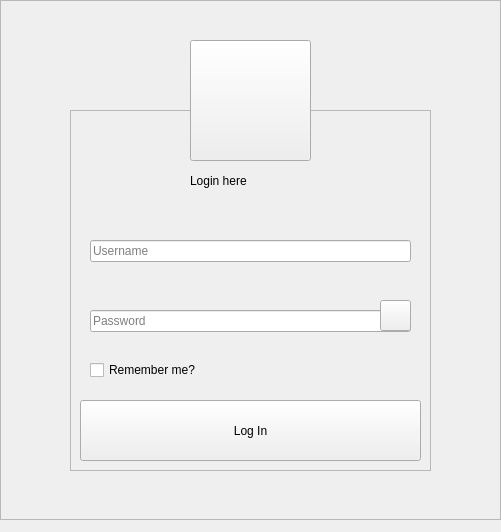
<?xml version="1.0" encoding="UTF-8"?>
<ui version="4.0">
 <class>Authorization</class>
 <widget class="QWidget" name="Authorization">
  <property name="geometry">
   <rect>
    <x>0</x>
    <y>0</y>
    <width>501</width>
    <height>532</height>
   </rect>
  </property>
  <property name="maximumSize">
   <size>
    <width>501</width>
    <height>532</height>
   </size>
  </property>
  <property name="windowTitle">
   <string>Authorization</string>
  </property>
  <property name="styleSheet">
   <string notr="true">*
{
	font-family:century gothic;
	font-size:24px;
}

#frame
{
	background:#333;
	border-radius:22px;
}

#frame_2
{
	background:url(C:\Users\Wester35\Downloads\sgustok_fraktal_sirenevyj_132619_1600x1200.jpg);
	border-radius:10px;
}

#pushButton
{
color:white;
background:#4B0082;
border-radius:15px;
transition: background 1s;
}

#pushButton:hover
{
	color:#4B0082;
	background:#696969;
	border-radius:15px;

}

#pushButton:pressed 
{
background-color: #483D8B;
transform: scale(0.9);
}

QToolButton
{
background:#4B0082;
border-radius:60px;
}

QMainWindow
{
background:url('resources/sgustok_fraktal_sirenevyj_132619_1600x1200.jpg');
}

QLineEdit
{
background:transparent;
border:none;
color:#717072;
border-bottom:1px solid #717072;
}

#checkPassword
{
background:#333;
color:white;
border-radius:15px;
transition: background 1s;
}

#checkPassword:hover
{
background:#4B0082;
border-radius:15px;
}

#checkPassword:pressed
{
background:#483D8B;
transform: scale(0.9);
}

QCheckBox {
    font-size: 16px;
}

</string>
  </property>
  <widget class="QFrame" name="frame">
   <property name="geometry">
    <rect>
     <x>70</x>
     <y>110</y>
     <width>361</width>
     <height>361</height>
    </rect>
   </property>
   <property name="frameShape">
    <enum>QFrame::Shape::StyledPanel</enum>
   </property>
   <property name="frameShadow">
    <enum>QFrame::Shadow::Raised</enum>
   </property>
   <widget class="QLabel" name="label">
    <property name="geometry">
     <rect>
      <x>120</x>
      <y>50</y>
      <width>131</width>
      <height>41</height>
     </rect>
    </property>
    <property name="styleSheet">
     <string notr="true"/>
    </property>
    <property name="text">
     <string>Login here</string>
    </property>
   </widget>
   <widget class="QPushButton" name="pushButton">
    <property name="geometry">
     <rect>
      <x>10</x>
      <y>290</y>
      <width>341</width>
      <height>61</height>
     </rect>
    </property>
    <property name="text">
     <string>Log In</string>
    </property>
   </widget>
   <widget class="QLineEdit" name="usernameEdit">
    <property name="geometry">
     <rect>
      <x>20</x>
      <y>130</y>
      <width>321</width>
      <height>22</height>
     </rect>
    </property>
    <property name="text">
     <string/>
    </property>
    <property name="placeholderText">
     <string>Username</string>
    </property>
   </widget>
   <widget class="QLineEdit" name="passwordEdit">
    <property name="geometry">
     <rect>
      <x>20</x>
      <y>200</y>
      <width>321</width>
      <height>22</height>
     </rect>
    </property>
    <property name="inputMask">
     <string/>
    </property>
    <property name="text">
     <string/>
    </property>
    <property name="echoMode">
     <enum>QLineEdit::EchoMode::Password</enum>
    </property>
    <property name="placeholderText">
     <string>Password</string>
    </property>
   </widget>
   <widget class="QPushButton" name="checkPassword">
    <property name="geometry">
     <rect>
      <x>310</x>
      <y>190</y>
      <width>31</width>
      <height>31</height>
     </rect>
    </property>
    <property name="text">
     <string/>
    </property>
   </widget>
   <widget class="QCheckBox" name="checkBox">
    <property name="geometry">
     <rect>
      <x>20</x>
      <y>250</y>
      <width>231</width>
      <height>20</height>
     </rect>
    </property>
    <property name="acceptDrops">
     <bool>false</bool>
    </property>
    <property name="text">
     <string>Remember me?</string>
    </property>
   </widget>
  </widget>
  <widget class="QFrame" name="frame_2">
   <property name="geometry">
    <rect>
     <x>0</x>
     <y>0</y>
     <width>501</width>
     <height>520</height>
    </rect>
   </property>
   <property name="minimumSize">
    <size>
     <width>501</width>
     <height>520</height>
    </size>
   </property>
   <property name="maximumSize">
    <size>
     <width>501</width>
     <height>520</height>
    </size>
   </property>
   <property name="frameShape">
    <enum>QFrame::Shape::StyledPanel</enum>
   </property>
   <property name="frameShadow">
    <enum>QFrame::Shadow::Raised</enum>
   </property>
  </widget>
  <widget class="QToolButton" name="toolButton">
   <property name="geometry">
    <rect>
     <x>190</x>
     <y>40</y>
     <width>121</width>
     <height>121</height>
    </rect>
   </property>
   <property name="text">
    <string/>
   </property>
   <property name="icon">
    <iconset>
     <normaloff>resources/free-icon-login-1674704.png</normaloff>resources/free-icon-login-1674704.png</iconset>
   </property>
   <property name="iconSize">
    <size>
     <width>78</width>
     <height>78</height>
    </size>
   </property>
  </widget>
  <zorder>frame_2</zorder>
  <zorder>frame</zorder>
  <zorder>toolButton</zorder>
 </widget>
 <resources/>
 <connections/>
</ui>
